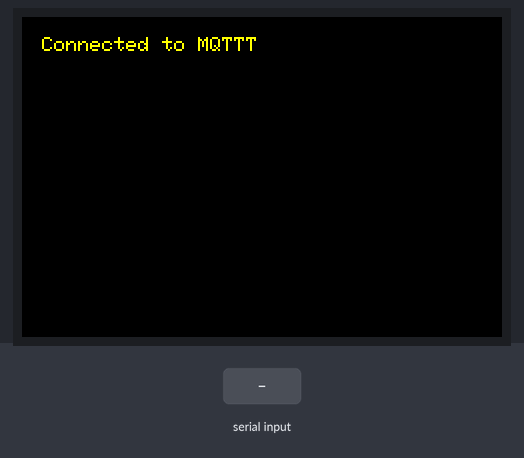
Simulated run of this sketch. Board: Arduino Mega 2560, built with avr-gcc and run on an emulated ATmega2560. On the bench: 480×320 colour display. The inputs (shaded band) are chosen by the test bench. WiFi joins after 1.5 s; servers stay silent unless stated; no MQTT or app messages arrive unless stated; what the sketch prints to the serial monitor is not drawn.

Above: at 2.5 s.
At 4.2 s:
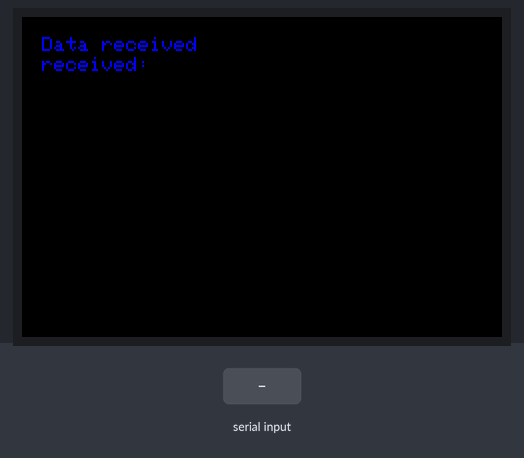
4.3 s: "open" received over Serial
At 5.6 s:
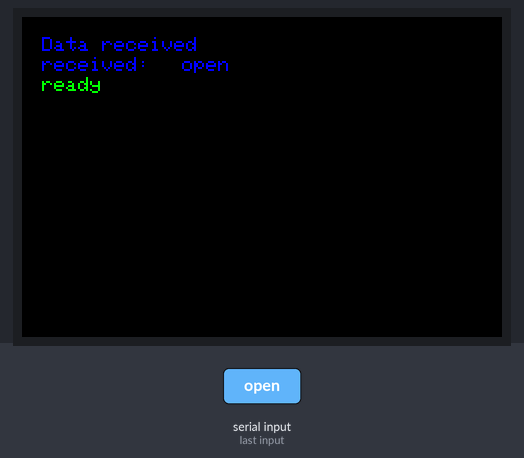
5.9 s: "#" received over Serial
7.5 s: "!" received over Serial
Timing chart, 0 to 10.5 s (numbered marks = the images above; inputs shaded):
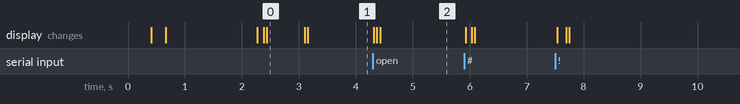

Measured:
- after the input at 4.3 s, the display: first changes at once (image 2 shows a later state)
- what the display in image 0 shows lasts 0.7 s, from 2.4 s to 3.1 s

The sketch:

Melco_parser_working.ino
```cpp
// Wemos Mega2560 + ESP8266 - AT firmware on ESP
#include <LCDWIKI_GUI.h> //Core graphics library
#include <LCDWIKI_KBV.h> //Hardware-specific library
#include <WiFiEspAT.h>
#include <PubSubClient.h>

IPAddress local_ip(10, 1, 210, 215); // CHANGE THIS ACCORDING TO IP TABLE
IPAddress dns(0, 0, 0, 0);
IPAddress gateway(0, 0, 0, 0);
IPAddress subnet(255, 255, 255, 0);

IPAddress rpi(10, 1, 210, 10);


// MQTT connection
WiFiClient wifiClient;
PubSubClient mqttClient(wifiClient);

//the definiens of 16bit mode as follow:
//if the IC model is known or the modules is unreadable,you can use this constructed function
LCDWIKI_KBV mylcd(ILI9486,40,38,39,-1,41); //model,cs,cd,wr,rd,reset

//define some colour values
#define BLACK   0x0000
#define BLUE    0x001F
#define RED     0xF800
#define GREEN   0x07E0
#define CYAN    0x07FF
#define MAGENTA 0xF81F
#define YELLOW  0xFFE0
#define WHITE   0xFFFF

String checkTopic = "";
String checkPayload = "";
char serialMsgTopic[10];
char serialMsgPayload[20];
String msgTopic;
String msgPayload;
String serialString;
String blankString = "                         ";

void setup()
{
  mylcd.Init_LCD();
  mylcd.Fill_Screen(BLACK);
  Serial.begin(115200);
  delay(50);
  Serial3.begin(115200);
  delay(50);
  Serial.flush();
  mylcd.Set_Text_Mode(0);
  mylcd.Set_Text_Size(2);
  mylcd.Set_Rotation(1);
  mylcd.Set_Text_colour(GREEN);
  mylcd.Set_Text_Back_colour(BLACK);
  mylcd.Print_String("Initializing", 20, 20);
  delay(100);
  mylcd.Fill_Screen(BLACK);

  mqttClient.setServer("10.1.210.200", 1883); // Change this 10.3.210.10 - TAC
  mqttClient.setKeepAlive(15);

  WiFi.init(&Serial3);
  WiFi.config(local_ip, gateway, subnet);

  delay(100);
  int status = WiFi.begin("IoT", "$IoT$21hv");

  while (WiFi.status() != WL_CONNECTED) {
    mylcd.Set_Text_colour(BLACK);
    mylcd.Print_String(blankString, 20, 20);
    mylcd.Set_Text_colour(YELLOW);
    mylcd.Print_String("Connecting to IoT", 20, 20);
    Serial.println("Connecting to IoT");
    mylcd.Set_Text_colour(GREEN);
    delay(2000);
  }
  mylcd.Set_Text_colour(BLACK);
  mylcd.Print_String(blankString, 20, 20);
  mylcd.Set_Text_colour(YELLOW);
  mylcd.Print_String("Connected to IoT", 20, 20);
  //Serial.println("Connected to IoT");
  delay(100);
  mylcd.Set_Text_colour(BLACK);
  mylcd.Print_String(blankString, 20, 20);
  mylcd.Set_Text_colour(YELLOW);
  mylcd.Print_String("Connecting to MQTT", 20, 20);
  //Serial.println("Connecting to MQTT");

  if(!mqttClient.connect("Melco1")) { // CHANGE THIS
    mylcd.Set_Text_colour(BLACK);
    mylcd.Print_String(blankString, 20, 20);
    mylcd.Set_Text_colour(RED);
    mylcd.Print_String("MQTT Connection Failed!", 20, 20);
    //mylcd.Print_String(mqttClient.state(), 20, 40);
    //Serial.print("MQTT Connection Failed! Error Code: ");
    //Serial.println(mqttClient.state());
  }

  mylcd.Set_Text_colour(BLACK);
  mylcd.Print_String(blankString, 20, 20);
  mylcd.Set_Text_colour(YELLOW);
  mylcd.Print_String("Connected to MQTT", 20, 20);
  //Serial.println("Connected to MQTT");
  delay(500);
  mylcd.Fill_Screen(BLACK);

}


void reconnect()
{
  int wifi_status=WL_IDLE_STATUS;
  WiFi.disconnect();
  while(wifi_status != WL_CONNECTED) {
  wifi_status = WiFi.begin("IoT", "$IoT$21hv");
    mylcd.Set_Text_colour(BLACK);
    mylcd.Print_String(blankString, 20, 20);
    mylcd.Set_Text_colour(YELLOW);
    mylcd.Print_String("Connecting to IoT", 20, 20);
    mylcd.Set_Text_colour(GREEN);
    delay(1000);
  }
  while (!mqttClient.connected()) {
    mylcd.Set_Text_colour(BLACK);
    mylcd.Print_String(blankString, 20, 20);
    mylcd.Set_Text_colour(YELLOW);
    mylcd.Print_String("Connecting to RasPiTAC", 20, 20);
    if(!mqttClient.connect("Melco1")) { // CHANGE THIS
      mylcd.Set_Text_colour(BLACK);
      mylcd.Print_String(blankString, 20, 20);
      mylcd.Set_Text_colour(RED);
      mylcd.Print_String("MQTT Connection Failed!", 20, 20);
      //mylcd.Print_String(mqttClient.state(), 20, 40);
    while (1);
    }
  mylcd.Set_Text_colour(BLACK);
  mylcd.Print_String(blankString, 20, 20);
  mylcd.Set_Text_colour(YELLOW);
  mylcd.Print_String("Connected to MQTT", 20, 20);
  delay(500);
  mylcd.Fill_Screen(BLACK);
      // Wait 5 seconds before retrying
      delay( 5000 );

  }
}

void loop()
{

  mqttClient.loop();
  if ( !mqttClient.connected() ) {
    mqttClient.disconnect();
    reconnect();
  }

char inByte[20];
  //if(Serial.available()) {
  int i = 0;
    while(Serial.available()>0)
    {
      inByte[i] = Serial.read();
      delay(1);
      i++;
    }
    inByte[i] = '\0'; // terminate the string
    mylcd.Print_String("Data received", 20, 20); //move to LCD

    serialString = String(inByte);
    mylcd.Set_Text_colour(BLUE);
    mylcd.Print_String("received:", 20, 40);
    mylcd.Print_String(serialString, 160, 40);

    delay(50);
    if(serialString == "open") {
      Serial.print("ready");
      mylcd.Set_Text_colour(GREEN);
      mylcd.Print_String("ready", 20, 60);
    }

    if (inByte[0] == '#')
    {
      mylcd.Set_Text_colour(BLACK);
      mylcd.Print_String(blankString, 20, 80);
      mylcd.Set_Text_colour(GREEN);
      int k = 0;
      for(int j = 1; j <= i; j++) {
        serialMsgTopic[k] = inByte[j]; // xfer serial to char array
        k++;
      }
      msgTopic = String(serialMsgTopic); // generate mqtt topic
      checkTopic = msgTopic; // store new topic for check
      mylcd.Print_String(serialMsgTopic, 20, 80);
      delay(50);
      Serial.println("payload");
    } else if (msgTopic == checkTopic && inByte[0] == '!') {

      mylcd.Set_Text_colour(BLACK);
      mylcd.Print_String(blankString, 20, 100);
      mylcd.Set_Text_colour(GREEN);

      int n = 0;
      for(int m = 1; m <= i; m++) {
        serialMsgPayload[n] = inByte[m]; // read stitch count into mqtt payload
        n++;
      }
      msgPayload = String(serialMsgPayload); // generate mqtt payload
      mylcd.Print_String(serialMsgPayload, 20, 100);
      mqttClient.publish(serialMsgTopic, serialMsgPayload); // send mqtt message
      delay(100);
      Serial.println("next");
      //delay(4500);
      checkTopic = ""; //erase checkTopic
    }
  //}
}
```
